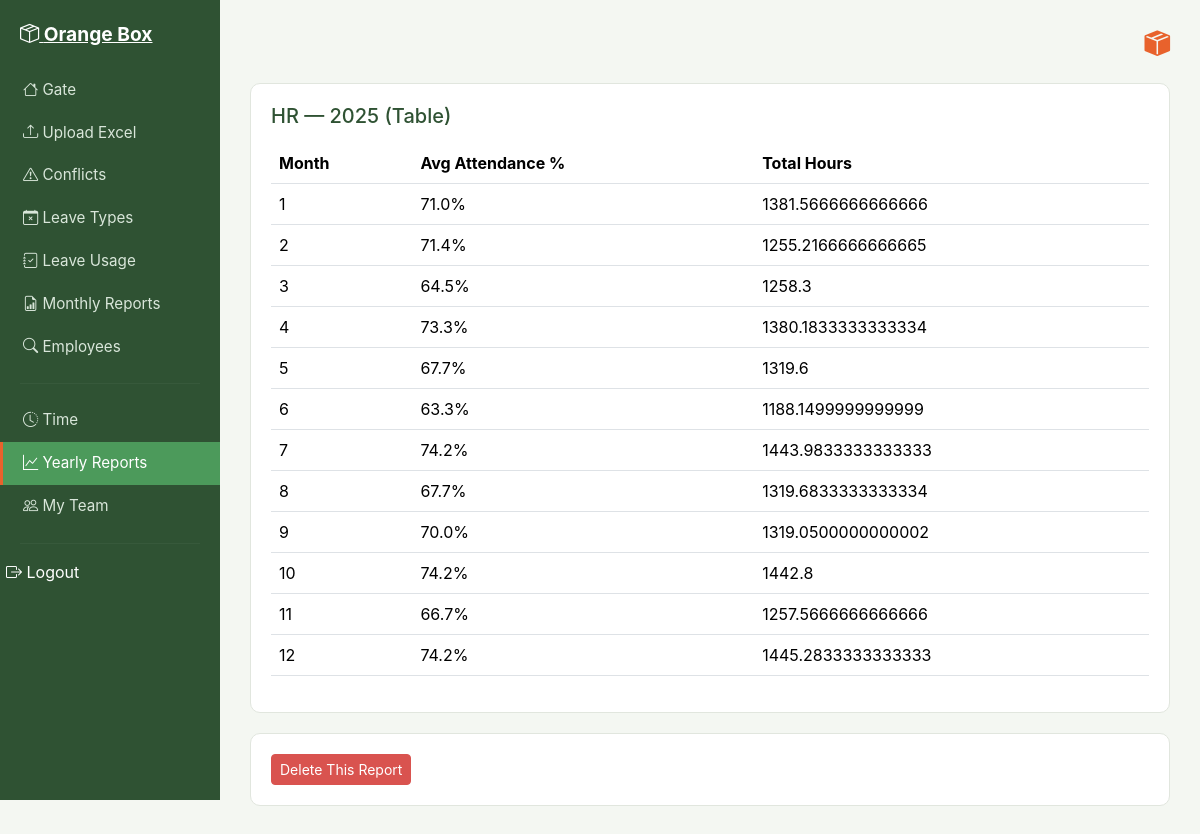
The app's page /reports/yearly/5/ (signed in) with its own data.
### attendance/models.py (models this page shows, shortened)
class YearlyTrendReport(models.Model):
    department = models.ForeignKey(Department, on_delete=models.CASCADE)
    year = models.IntegerField()
    output_type = models.CharField(max_length=20, choices=[('table', 'Table'), ('chart', 'Chart')])
    generated_date = models.DateTimeField(auto_now_add=True)
    generated_by = models.ForeignKey(AttendanceLead, on_delete=models.CASCADE)
    categories = models.ManyToManyField(Leaves, blank=True)
    display_number = models.IntegerField(default=1)

class Department(models.Model):
    name = models.CharField(max_length=100, unique=True)

### attendance/views.py (the view, shortened to what this page needs)
# urls.py: path('reports/yearly/<int:report_id>/', views.yearly_report_detail, name='yearly_report_detail'),
@login_required
def yearly_report_detail(request, report_id):
    report = YearlyTrendReport.objects.get(id=report_id)
    monthly_summaries = []
    for month in range(1, 13):
        entries = MonthlyReportEntry.objects.filter(
            report__department=report.department, report__year=report.year, report__month=month
        )
        if entries.exists():
            avg_attendance = sum(e.attendance_percentage for e in entries) / entries.count()
            total_hours = sum(e.total_working_hours for e in entries)
            monthly_summaries.append({'month': month, 'avg_attendance': round(avg_attendance, 1), 'total_hours': total_hours})
    categories = report.categories.all()
    leave_chart_data = {}
    all_year_entries = MonthlyReportEntry.objects.filter(report__department=report.department, report__year=report.year)
    total_late = sum(e.total_lateness for e in all_year_entries)
    total_working_days = sum(e.total_working_days for e in all_year_entries)
    total_on_time = max(total_working_days - total_late, 0)
    return render(request, 'attendance/yearly_report_detail.html', {
        'report': report,
        'summaries': monthly_summaries,
        'leave_chart_data': json.dumps(leave_chart_data),
        'total_late': total_late,
        'total_on_time': total_on_time,
    })

### attendance/context_processors.py (called while the page is built)
def notifications_context(request):
    if request.user.is_authenticated:
        unread = Notification.objects.filter(recipient=request.user, status='unread').order_by('-date')
        return {
            'unread_notifications': unread,
            'unread_count': unread.count()
        }
    return {'unread_notifications': [], 'unread_count': 0}

### attendance/templates/attendance/yearly_report_detail.html (shortened to what this page needs)
{% extends 'attendance/base.html' %}
{% block content %}
<div class="ob-card">
    <h5>{{ report.department.name }} — {{ report.year }} ({{ report.output_type|title }})</h5>
    {% if report.output_type == 'table' %}
    <table class="table table-ob">
        <thead><tr><th>Month</th><th>Avg Attendance %</th><th>Total Hours</th></tr></thead>
        <tbody>
        {% for s in summaries %}
        <tr><td>{{ s.month }}</td><td>{{ s.avg_attendance }}%</td><td>{{ s.total_hours }}</td></tr>
        {% empty %}
        <tr><td colspan="3" class="text-center">No monthly report data found for this year yet.</td></tr>
        {% endfor %}
        </tbody>
    </table>
    {% endif %}
</div>
<div class="ob-card">
    <button type="button" class="btn btn-ob-danger btn-sm" data-bs-toggle="modal" data-bs-target="#deleteYearlyModal">Delete This Report</button>
</div>
{% endblock %}

### static/css/style.css (style rules this page uses)
:root { --ob-bg: #f4f7f2; --ob-sidebar: #2f5233; --ob-sidebar-active: #4C9A5B; --ob-accent: #E8622C; --ob-accent-hover: #c94f20; --ob-green: #4C9A5B; --ob-yellow: #E8B93C; --ob-red: #D9534F; --ob-text: #2c2c2c; --ob-muted: #7a7a7a; --ob-card: #ffffff; --ob-border: #e1e6de; }
body { background-color: var(--ob-bg); color: var(--ob-text); font-family: -apple-system, "Segoe UI", Roboto, Arial, sans-serif; }
.ob-card { background-color: var(--ob-card); border: 1px solid var(--ob-border); border-radius: 10px; padding: 20px; margin-bottom: 20px; }
.ob-card h5 { margin-bottom: 15px; color: var(--ob-sidebar); }
.btn-ob-danger { background-color: var(--ob-red); border-color: var(--ob-red); color: #fff; }
.table-ob thead { background-color: var(--ob-sidebar); color: #fff; }
.table-ob tbody tr:nth-child(odd) { background-color: #f9fbf8; }

### records on screen
YearlyTrendReport: department.name "HR", year "2025", output_type "Table"

### other values on screen
{{ s.month }} "1" "2" "3" "4" "5" "6" "7" "8" "9" "10" "11" "12"
{{ s.avg_attendance }} "71.0" "71.4" "64.5" "73.3" "67.7" "63.3" "74.2" "67.7" "70.0" "74.2" "66.7" "74.2"
{{ s.total_hours }} "1381.5666666666666" "1255.2166666666665" "1258.3" "1380.1833333333334" "1319.6" "1188.1499999999999" "1443.9833333333333" "1319.6833333333334" "1319.0500000000002" "1442.8" "1257.5666666666666" "1445.2833333333333"
